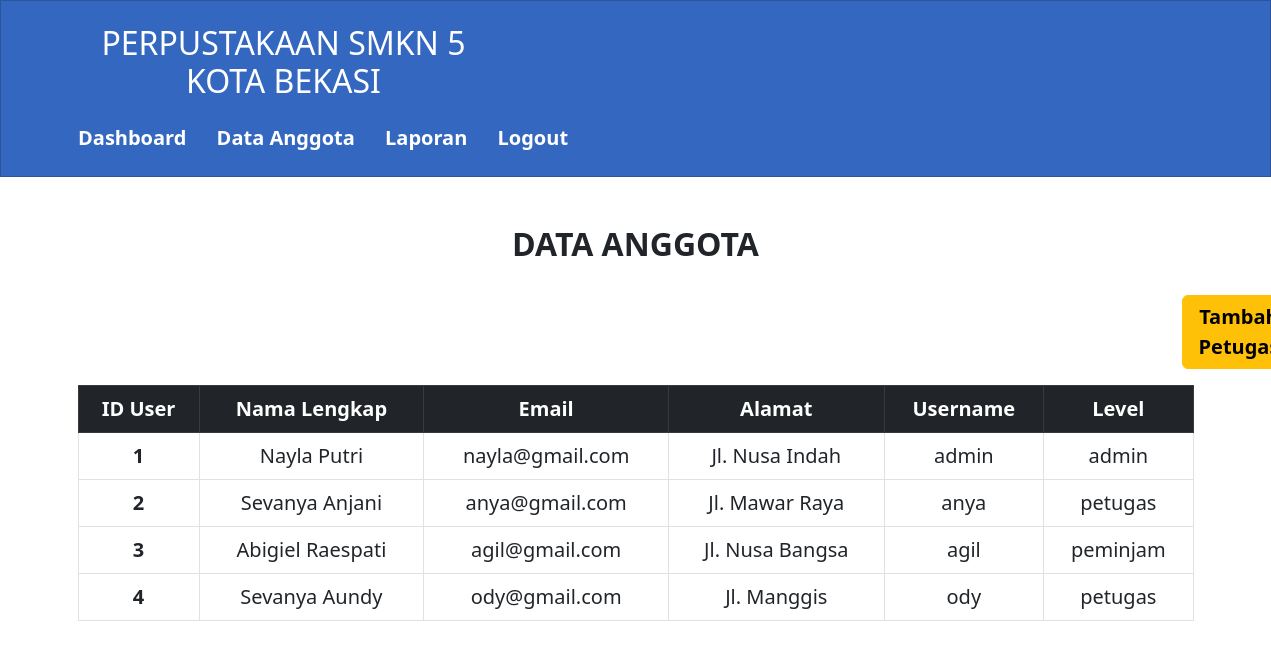
/admin/anggota.php, run on the app's committed database.
### tables this page shows
CREATE TABLE `user` (
  `id_user` int(11) NOT NULL,
  `nama` varchar(100) NOT NULL,
  `email` varchar(100) NOT NULL,
  `alamat` varchar(100) NOT NULL,
  `username` varchar(10) NOT NULL,
  `password` varchar(10) NOT NULL,
  `level` enum('peminjam','petugas','admin') NOT NULL
);

### admin/anggota.php (the view)
<?php
include 'layout/header.php';
?>
<div class="container" style="margin-top: 3rem;">
  <div class="row" style="margin-top: 1rem;">
    <h2 class="mb-3 text-center fw-bold">DATA ANGGOTA</h2>
    <div class="col mt-3 mx-auto">
      <a href="data/tambah_ptg.php" class="btn btn-warning mb-3 fs-5 px-3 fw-bolder" style="margin-left: 69rem;">Tambah Petugas</a>
      <table class="table table-hover table-bordered text-center fs-5">
        <thead class="table-dark">
          <tr>
            <th class="col" scope="col">ID User</th>
            <th class="col" scope="col">Nama Lengkap</th>
            <th class="col" scope="col">Email</th>
            <th class="col" scope="col">Alamat</th>
            <th class="col" scope="col">Username</th>
            <th class="col" scope="col">Level</th>
          </tr>
        </thead>
        <?php
        include '../koneksi/koneksi.php';
        $data = mysqli_query($koneksi, "SELECT * FROM user");
        while ($d = mysqli_fetch_array($data)) {
        ?>
          <tbody>
            <tr class="">
              <th scope="row"><?php echo $d['id_user']; ?></th>
              <td><?php echo $d['nama']; ?></td>
              <td><?php echo $d['email']; ?></td>
              <td><?php echo $d['alamat']; ?></td>
              <td><?php echo $d['username']; ?></td>
              <td><?php echo $d['level']; ?></td>
            </tr>
          </tbody>
        <?php
        }
        ?>
      </table>
    </div>
  </div>
</div>
<?php
include 'layout/footer.php';
?>

### data on the page
user: id_user "1", nama "Nayla Putri", email "nayla@gmail.com", alamat "Jl. Nusa Indah", username "admin", level "admin"
user: id_user "2", nama "Sevanya Anjani", email "anya@gmail.com", alamat "Jl. Mawar Raya", username "anya", level "petugas"
user: id_user "3", nama "Abigiel Raespati", email "agil@gmail.com", alamat "Jl. Nusa Bangsa", username "agil", level "peminjam"
user: id_user "4", nama "Sevanya Aundy", email "ody@gmail.com", alamat "Jl. Manggis", username "ody", level "petugas"
